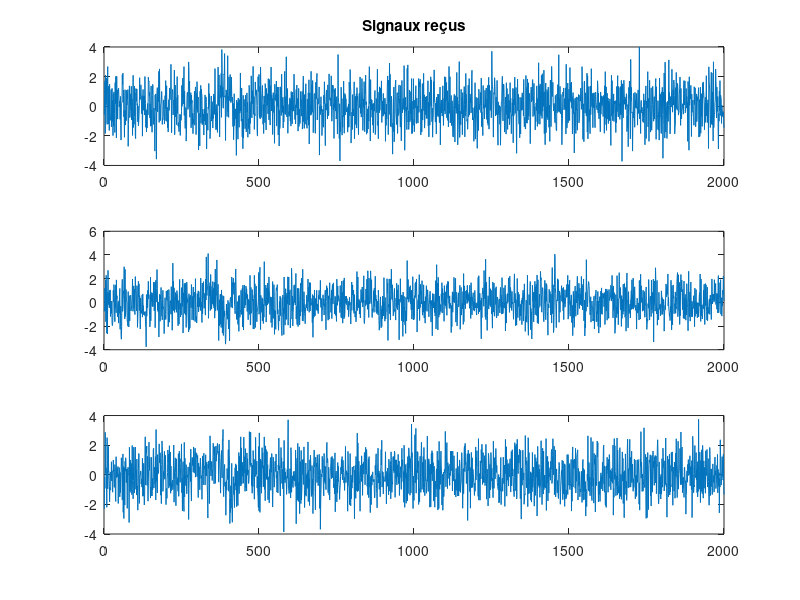
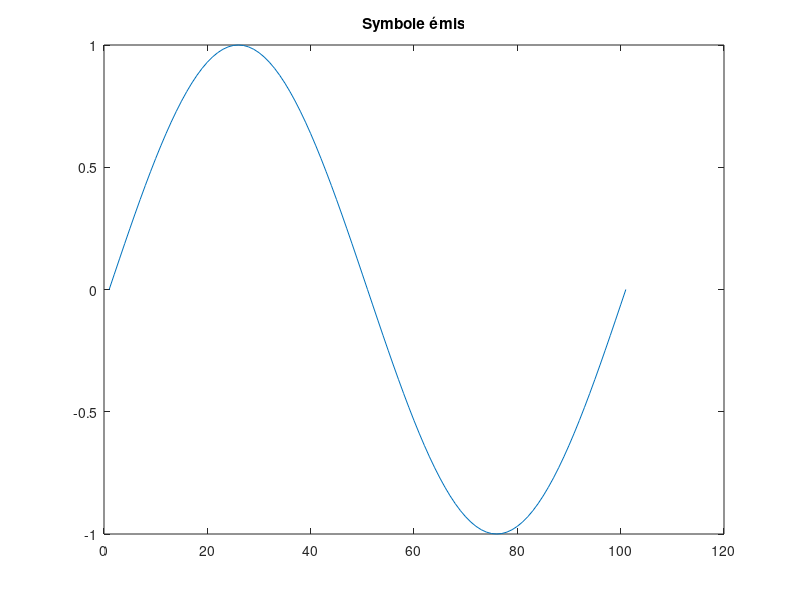
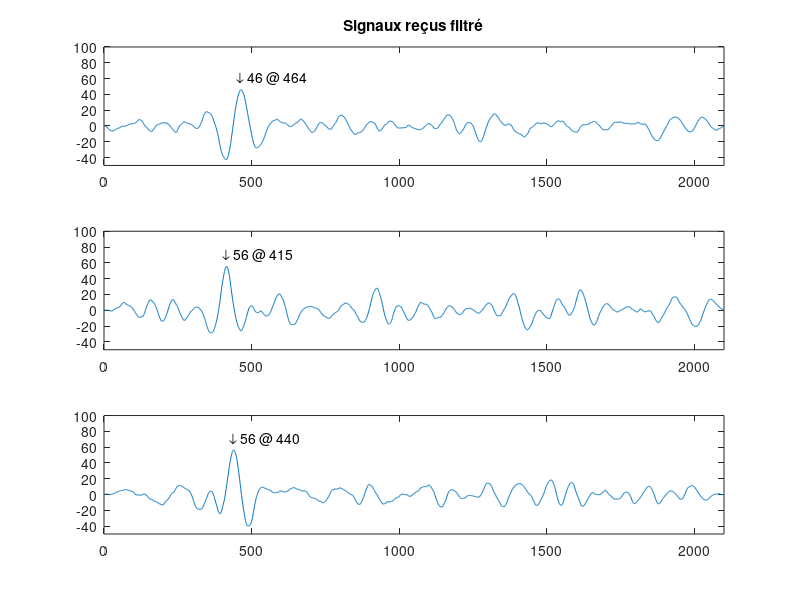

Recreate these plots in MATLAB, in order.
clear all;
% Systeme de localisaion d'un bateau à partir de 3 signaux avec un symbole
% émis dedans.

% Chargement des signaux recus
load('signal1.mat'); %sig1
load('signal2.mat'); %sig2
load('signal3.mat'); %sig3

load('symbole.mat'); %s_signal

%Variable de la simulation
Fe = 500e3; %Fréquence d'échantillonage
V = 3e8;    %Vitesse de propagation de l'onde



%Affichage des signaux reçus.
figure(1);
    subplot(3,1,1);
        plot(sig1);
    title('Signaux reçus');
    subplot(3,1,2);
        plot(sig2);
    subplot(3,1,3);
        plot(sig3);


%Affichage du symbole.
figure(2);
    plot(s_signal);
    title('Symbole émis');
    
%Définition du filtre
filtre=fliplr(s_signal);

%Application du filtre
corre1 = conv(sig1,filtre);
corre2 = conv(sig2,filtre);
corre3 = conv(sig3,filtre);

       
%Determination des pics maximums correspondants à la fin du symbole
[val_max1, indice_max1] = max(corre1);
[val_max2, indice_max2] = max(corre2);
[val_max3, indice_max3] = max(corre3);

%Affichage des signaux filtrés.
figure(3);
    subplot(3,1,1);
        plot(corre1);%hold on;
        text(indice_max1-15,val_max1+15,['\downarrow ' int2str(val_max1) ' @ ' int2str(indice_max1)]);
        axis([0 2100 -50 100]);
        %plot(indice_max1,val_max1+0.1,'kv','markerfacecolor',[0 0 0]);
    title('Signaux reçus filtré');
    subplot(3,1,2);
        plot(corre2);%hold on;
        text(indice_max2-15,val_max2+15,['\downarrow ' int2str(val_max2) ' @ ' int2str(indice_max2)]);
        axis([0 2100 -50 100]);
        %plot(indice_max2,val_max2+0.1,'kv','markerfacecolor',[0 0 0]);
    subplot(3,1,3);
        plot(corre3);%hold on;
        text(indice_max3-15,val_max3+15,['\downarrow ' int2str(val_max3) ' @ ' int2str(indice_max3)]);
        axis([0 2100 -50 100]);
        %plot(indice_max3,val_max3+0.1,'kv','markerfacecolor',[0 0 0]);
        
%TODO add marker
%TODO legend

%Calcul des ecarts (en temporel) 
delta_temps1 = (indice_max1 - indice_max2) / Fe;
delta_temps2 = 0;
delta_temps3 = (indice_max3 - indice_max2) / Fe;

 %Calcul des ecarts (en distance) 
delta_dist1 = delta_temps1 * V;
delta_dist2 = delta_temps2 * V;
delta_dist3 = delta_temps3 * V;

% Résolution avec fsolve

P1 = [0,0];
P2 = [40000,0];
P3 = [0,40000];

B = [0,0,0]; %B3 correspond à la distance parcouru avant la detection par P1


equation = @(B)[
                    (B(1)-P1(1))^2 + (B(2)-P1(2))^2 - (delta_dist1 + B(3))^2;
                    (B(1)-P2(1))^2 + (B(2)-P2(2))^2 - (delta_dist2 + B(3))^2;
                    (B(1)-P3(1))^2 + (B(2)-P3(2))^2 - (delta_dist3 + B(3))^2;
            ];
            

x=fsolve(equation, B)


        